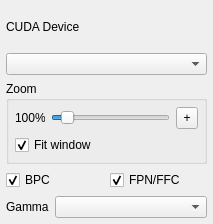
  <widget class="QDockWidget" name="processWidget">
   <property name="minimumSize">
    <size>
     <width>213</width>
     <height>224</height>
    </size>
   </property>
   <property name="maximumSize">
    <size>
     <width>524287</width>
     <height>224</height>
    </size>
   </property>
   <property name="windowTitle">
    <string>Processing options</string>
   </property>
   <attribute name="dockWidgetArea">
    <number>1</number>
   </attribute>
   <widget class="QWidget" name="dockWidgetContents_3">
    <layout class="QGridLayout" name="gridLayout">
     <property name="leftMargin">
      <number>6</number>
     </property>
     <property name="topMargin">
      <number>6</number>
     </property>
     <property name="rightMargin">
      <number>6</number>
     </property>
     <property name="bottomMargin">
      <number>6</number>
     </property>
     <property name="spacing">
      <number>6</number>
     </property>
     <item row="4" column="0" colspan="2">
      <widget class="QGroupBox" name="groupBox_8">
       <property name="title">
        <string>Zoom</string>
       </property>
       <layout class="QGridLayout" name="gridLayout_24">
        <property name="leftMargin">
         <number>6</number>
        </property>
        <property name="topMargin">
         <number>6</number>
        </property>
        <property name="rightMargin">
         <number>6</number>
        </property>
        <property name="bottomMargin">
         <number>6</number>
        </property>
        <property name="spacing">
         <number>6</number>
        </property>
        <item row="3" column="0" colspan="2">
         <widget class="QCheckBox" name="chkZoomFit">
          <property name="text">
           <string>Fit window</string>
          </property>
          <property name="checkable">
           <bool>true</bool>
          </property>
          <property name="checked">
           <bool>true</bool>
          </property>
         </widget>
        </item>
        <item row="0" column="0">
         <widget class="QLabel" name="lblZoom">
          <property name="maximumSize">
           <size>
            <width>30</width>
            <height>16777215</height>
           </size>
          </property>
          <property name="text">
           <string>100%</string>
          </property>
          <property name="alignment">
           <set>Qt::AlignLeading|Qt::AlignLeft|Qt::AlignVCenter</set>
          </property>
         </widget>
        </item>
        <item row="0" column="2">
         <widget class="QToolButton" name="btnResetZoom">
          <property name="enabled">
           <bool>true</bool>
          </property>
          <property name="minimumSize">
           <size>
            <width>22</width>
            <height>22</height>
           </size>
          </property>
          <property name="toolTip">
           <string>Reset zoom to 100%</string>
          </property>
          <property name="text">
           <string>+</string>
          </property>
          <property name="icon">
           <iconset resource="Resorces.qrc">
            <normaloff>:/res/reset.svg</normaloff>:/res/reset.svg</iconset>
          </property>
          <property name="autoRepeat">
           <bool>true</bool>
          </property>
         </widget>
        </item>
        <item row="0" column="1">
         <widget class="QSlider" name="sldZoom">
          <property name="enabled">
           <bool>true</bool>
          </property>
          <property name="minimum">
           <number>10</number>
          </property>
          <property name="maximum">
           <number>1000</number>
          </property>
          <property name="value">
           <number>99</number>
          </property>
          <property name="orientation">
           <enum>Qt::Horizontal</enum>
          </property>
         </widget>
        </item>
       </layout>
      </widget>
     </item>
     <item row="2" column="0">
      <widget class="QLabel" name="label_47">
       <property name="text">
        <string>CUDA Device</string>
       </property>
      </widget>
     </item>
     <item row="3" column="0" colspan="2">
      <widget class="QComboBox" name="cboCUDADevice">
       <property name="styleSheet">
        <string notr="true">QComboBox  QAbstractItemView {
	selection-background-color: rgb(136, 136, 136);
	background-color: rgb(64, 64, 64);
}

QComboBox:editable {
	selection-background-color: rgb(136, 136, 136);
}</string>
       </property>
      </widget>
     </item>
     <item row="8" column="0" colspan="2">
      <layout class="QHBoxLayout" name="horizontalLayout">
       <item>
        <widget class="QLabel" name="label">
         <property name="sizePolicy">
          <sizepolicy hsizetype="Fixed" vsizetype="Preferred">
           <horstretch>0</horstretch>
           <verstretch>0</verstretch>
          </sizepolicy>
         </property>
         <property name="text">
          <string>Gamma</string>
         </property>
        </widget>
       </item>
       <item>
        <widget class="QComboBox" name="cboGamma"/>
       </item>
      </layout>
     </item>
     <item row="5" column="0" colspan="2">
      <layout class="QHBoxLayout" name="horizontalLayout_3">
       <item>
        <widget class="QCheckBox" name="chkBPC">
         <property name="text">
          <string>BPC</string>
         </property>
         <property name="checked">
          <bool>true</bool>
         </property>
        </widget>
       </item>
       <item>
        <widget class="QCheckBox" name="chkSAM">
         <property name="text">
          <string>FPN/FFC</string>
         </property>
         <property name="checked">
          <bool>true</bool>
         </property>
        </widget>
       </item>
      </layout>
     </item>
    </layout>
   </widget>
  </widget>
